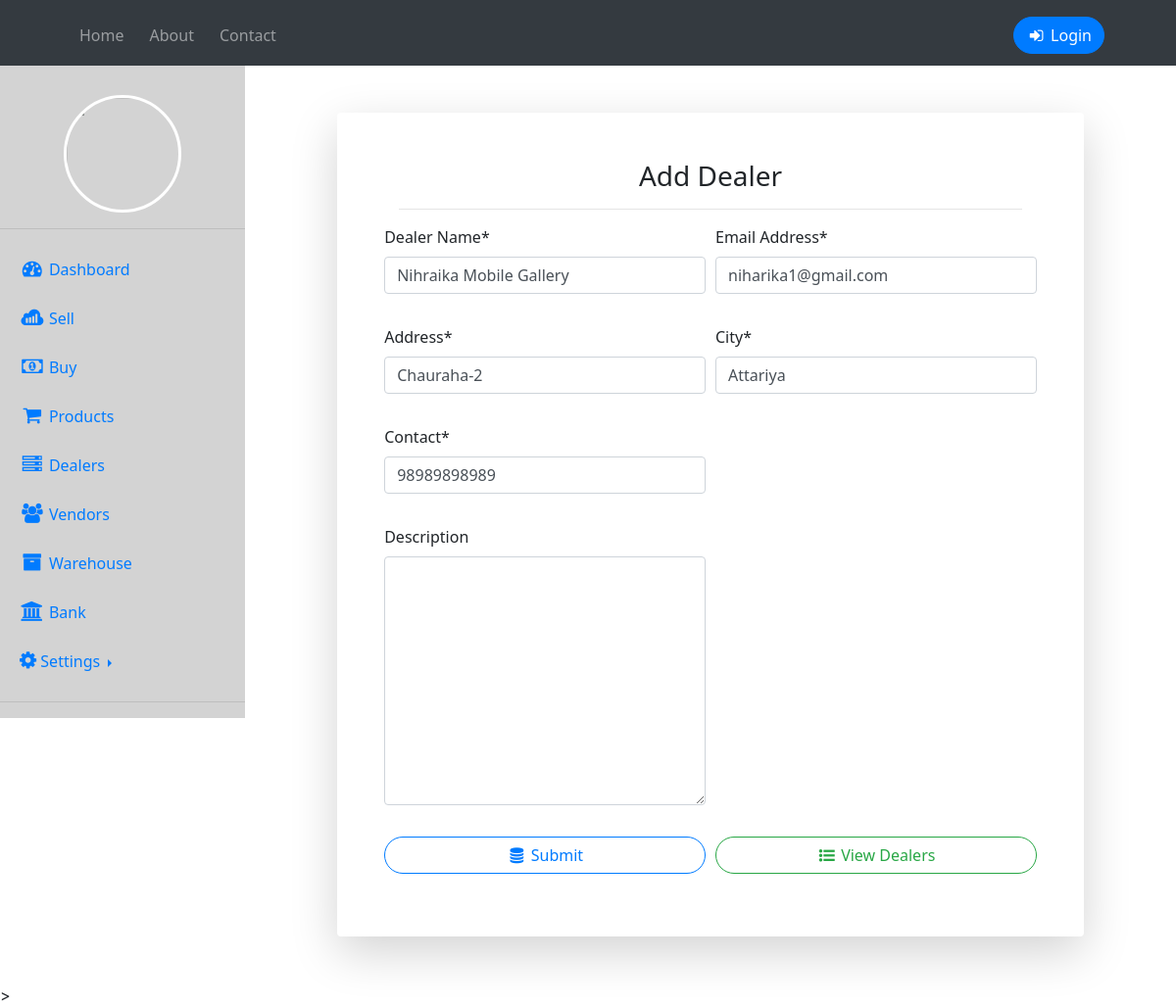
/editdealer/2/, run on the app's committed database.
### home/models.py (models this page shows, shortened)
class Dealer(models.Model):
    name = models.CharField(max_length=50)
    email = models.EmailField(max_length=50)
    desc = models.TextField()
    address = models.CharField(max_length=50)
    city = models.CharField(max_length=50)
    contact = models.BigIntegerField()

### home/views.py (the view, shortened to what this page needs)
# urls.py: path('editdealer/<int:id>/',views.adddealer, name="editdealer"),
def adddealer(request, id=0):
    if request.method == "GET":
        if id == 0:
            form = DealerForm()
        else:
            deals = Dealer.objects.get(pk=id)
            form = DealerForm(instance=deals)
        return render(request, 'adddealer.html', {'form' : form})

### home/forms.py
class DealerForm(forms.ModelForm):
    class Meta:
        model = Dealer
        fields = ('name','email','address','city','contact', 'desc')
        labels = {
            'name' : 'Dealer Name',
            'email' : 'Email Address',
            'address' : 'Address',
            'city' : 'City',
            'desc' : 'Description'
        }
    def __init__(self, *args, **kwargs):
        super(DealerForm, self).__init__(*args, **kwargs)
        self.fields['desc'].required = False

### templates/adddealer.html (shortened to what this page needs)
{% extends 'dashboard.html' %}
{% load crispy_forms_tags %}
{% block body %}
<div class="container">
    <div class="row justify-content-center">
      <div class="col-xl-10 col-lg-12 col-md-9">
        <div class="card o-hidden border-0 shadow-lg my-5">
          <div class="card-body p-0">
        <form class="container p-5" method='POST' action="" autocomplete="off">
            <div class="container mb-3">
                <h3 align="center"> Add Dealer </h3>
                <hr>
            </div>
            <div class="form-row">
            <div class="form-group col-md-6">
                {{form.name|as_crispy_field}}
            </div>
            <div class="form-group col-md-6">
                {{form.email|as_crispy_field}}
            </div>
            </div>
            <div class="form-row">
                <div class="form-group col-md-6">
                    {{form.address|as_crispy_field}}
                </div>
                <div class="form-group col-md-6">
                    {{form.city|as_crispy_field}}
                </div>
                <div class="form-group col-md-6">
                    {{form.contact|as_crispy_field}}
                </div>
            </div>
            <div class="form-row">
                <div class="form-group col-md-6">
                    {{form.desc|as_crispy_field}}
               </div>
            </div>
            <div class="form-row">
                <div class="form-group col">
                    <button class="btn btn-outline-primary btn-block"> <i class="fa fa-database fa-fw" aria-hidden="true"></i> Submit</button>
                </div>
                <div class="form-group col">
                    <a href='/dealers' class="btn btn-outline-success btn-block"><i class="fa fa-list-ul fa-fw" aria-hidden="true"></i> View Dealers</a>
                </div>
                </div>
        </form>
        </div>
        </div>
        </div>
        </div>
        </div>
{% endblock body %}

### templates/dashboard.html (style rules this page uses)
* { padding: 0; margin: 0; text-decoration: none; list-style: none; box-sizing: border-box; font-family: 'Segoe UI', Tahoma, Geneva, Verdana, sans-serif; }
.btn { border-radius: 50px; }

### data on the page
Dealer: name "Nihraika Mobile Gallery", email "niharika1@gmail.com", address "Chauraha-2", city "Attariya", contact "98989898989"
